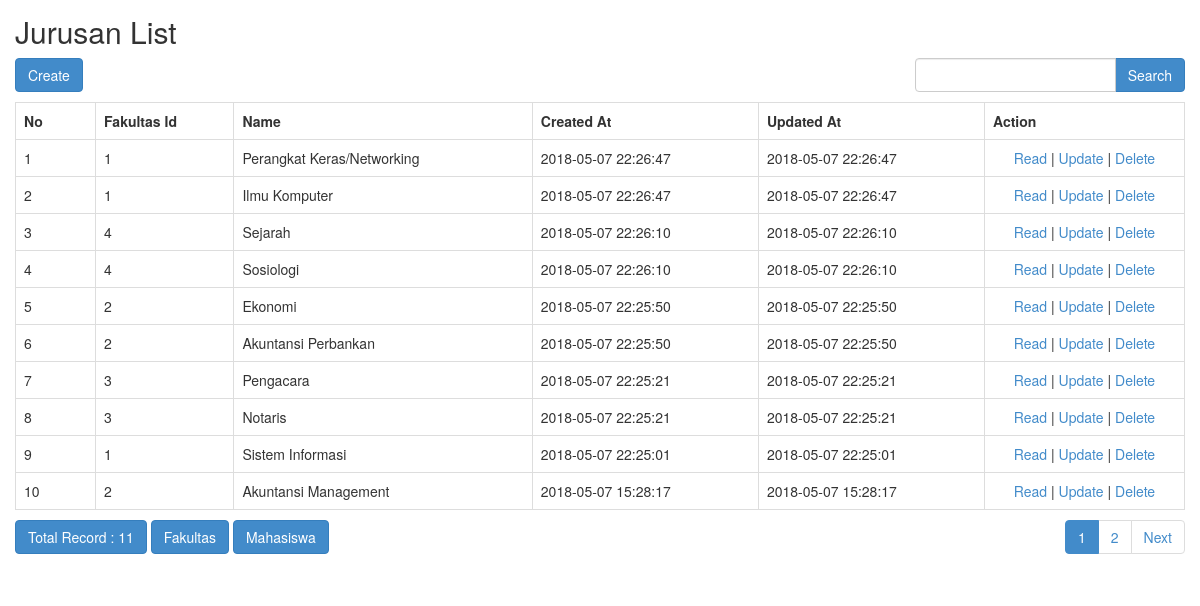
Page /index.php/jurusan on the committed database.
### tables this page shows
CREATE TABLE `jurusan` (
  `id` int(11) NOT NULL AUTO_INCREMENT,
  `fakultas_id` int(11) NOT NULL,
  `name` varchar(100) NOT NULL,
  `created_at` datetime DEFAULT CURRENT_TIMESTAMP,
  `updated_at` datetime DEFAULT CURRENT_TIMESTAMP ON UPDATE CURRENT_TIMESTAMP,
  PRIMARY KEY (`id`),
  UNIQUE KEY `name` (`name`),
  KEY `fakultas_id` (`fakultas_id`),
  CONSTRAINT `jurusan_ibfk_1` FOREIGN KEY (`fakultas_id`) REFERENCES `fakultas` (`id`)
);

### application/controllers/Jurusan.php (called while the page is built, shortened)
<?php
class Jurusan extends CI_Controller
{
    function __construct()
    {
        $this->load->model('Jurusan_model');
        $this->load->library('form_validation');
    }
    public function index()
    {
        $q = urldecode($this->input->get('q', TRUE));
        $start = intval($this->input->get('start'));
        if ($q <> '') {
            $config['base_url'] = base_url() . 'jurusan/index.html?q=' . urlencode($q);
            $config['first_url'] = base_url() . 'jurusan/index.html?q=' . urlencode($q);
        } else {
            $config['base_url'] = base_url() . 'jurusan/index.html';
            $config['first_url'] = base_url() . 'jurusan/index.html';
        }
        $config['per_page'] = 10;
        $config['page_query_string'] = TRUE;
        $config['total_rows'] = $this->Jurusan_model->total_rows($q);
        $jurusan = $this->Jurusan_model->get_limit_data($config['per_page'], $start, $q);
        $this->load->library('pagination');
        $this->pagination->initialize($config);
        $data = array(
            'jurusan_data' => $jurusan,
            'q' => $q,
            'pagination' => $this->pagination->create_links(),
            'total_rows' => $config['total_rows'],
            'start' => $start,
        );
        $this->load->view('jurusan/jurusan_list', $data);
    }
}

### index.php (called while the page is built, shortened)
<?php
require_once BASEPATH.'core/CodeIgniter.php';

### application/config/config.php (called while the page is built, shortened)
<?php
$config['base_url'] = '';
$config['index_page'] = '';
$config['uri_protocol']	= 'REQUEST_URI';
$config['url_suffix'] = '.html';
$config['language']	= 'english';
$config['charset'] = 'UTF-8';
$config['enable_hooks'] = FALSE;
$config['subclass_prefix'] = 'MY_';
$config['composer_autoload'] = FALSE;
$config['permitted_uri_chars'] = 'a-z 0-9~%.:_\-';
$config['enable_query_strings'] = FALSE;
$config['controller_trigger'] = 'c';
$config['function_trigger'] = 'm';
$config['directory_trigger'] = 'd';
$config['allow_get_array'] = TRUE;
$config['log_threshold'] = 0;
$config['log_path'] = '';
$config['log_file_extension'] = '';
$config['log_file_permissions'] = 0644;
$config['log_date_format'] = 'Y-m-d H:i:s';
$config['error_views_path'] = '';
$config['cache_path'] = '';
$config['cache_query_string'] = FALSE;
$config['encryption_key'] = 'harviacode';
$config['sess_driver'] = 'files';
$config['sess_cookie_name'] = 'ci_session';
$config['sess_expiration'] = 7200;
$config['sess_save_path'] = NULL;
$config['sess_match_ip'] = FALSE;
$config['sess_time_to_update'] = 300;
$config['sess_regenerate_destroy'] = FALSE;
$config['cookie_prefix']	= '';
$config['cookie_domain']	= '';
$config['cookie_path']		= '/';
$config['cookie_secure']	= FALSE;
$config['cookie_httponly'] 	= FALSE;
$config['standardize_newlines'] = FALSE;
$config['global_xss_filtering'] = FALSE;
$config['csrf_protection'] = FALSE;
$config['csrf_token_name'] = 'csrf_test_name';
$config['csrf_cookie_name'] = 'csrf_cookie_name';
$config['csrf_expire'] = 7200;
$config['csrf_regenerate'] = TRUE;
$config['csrf_exclude_uris'] = array();
$config['compress_output'] = FALSE;
$config['time_reference'] = 'local';
$config['rewrite_short_tags'] = FALSE;
$config['proxy_ips'] = '';

### application/models/Jurusan_model.php (called while the page is built, shortened)
<?php
class Jurusan_model extends CI_Model
{
    public $table = 'jurusan';
    public $id = 'id';
    public $order = 'DESC';
    function total_rows($q = NULL) {
        $this->db->like('id', $q);
	$this->db->or_like('fakultas_id', $q);
	$this->db->or_like('name', $q);
	$this->db->or_like('created_at', $q);
	$this->db->or_like('updated_at', $q);
	$this->db->from($this->table);
        return $this->db->count_all_results();
    }
    function get_limit_data($limit, $start = 0, $q = NULL) {
        $this->db->order_by($this->id, $this->order);
        $this->db->like('id', $q);
	$this->db->or_like('fakultas_id', $q);
	$this->db->or_like('name', $q);
	$this->db->or_like('created_at', $q);
	$this->db->or_like('updated_at', $q);
	$this->db->limit($limit, $start);
        return $this->db->get($this->table)->result();
    }
}

### application/views/jurusan/jurusan_list.php (the view, shortened to what this page needs)
<!doctype html>
<html>
    <head>
        <link rel="stylesheet" href="<?php echo base_url('assets/bootstrap/css/bootstrap.min.css') ?>"/>
    </head>
    <body>
        <h2 style="margin-top:0px">Jurusan List</h2>
        <div class="row" style="margin-bottom: 10px">
            <div class="col-md-4">
                <?php echo anchor(site_url('jurusan/create'),'Create', 'class="btn btn-primary"'); ?>
            </div>
            <div class="col-md-4 text-center">
            </div>
            <div class="col-md-1 text-right">
            </div>
            <div class="col-md-3 text-right">
                <form action="<?php echo site_url('jurusan/index'); ?>" class="form-inline" method="get">
                    <div class="input-group">
                        <input type="text" class="form-control" name="q" value="<?php echo $q; ?>">
                        <span class="input-group-btn">
                          <button class="btn btn-primary" type="submit">Search</button>
                        </span>
                    </div>
                </form>
            </div>
        </div>
        <table class="table table-bordered" style="margin-bottom: 10px">
            <tr>
                <th>No</th>
		<th>Fakultas Id</th>
		<th>Name</th>
		<th>Created At</th>
		<th>Updated At</th>
		<th>Action</th>
            </tr><?php
            foreach ($jurusan_data as $jurusan)
            {
                ?>
                <tr>
			<td width="80px"><?php echo ++$start ?></td>
			<td><?php echo $jurusan->fakultas_id ?></td>
			<td><?php echo $jurusan->name ?></td>
			<td><?php echo $jurusan->created_at ?></td>
			<td><?php echo $jurusan->updated_at ?></td>
			<td style="text-align:center" width="200px">
				<?php
				echo anchor(site_url('jurusan/read/'.$jurusan->id),'Read');
				echo ' | ';
				echo anchor(site_url('jurusan/update/'.$jurusan->id),'Update');
				echo ' | ';
				echo anchor(site_url('jurusan/delete/'.$jurusan->id),'Delete','onclick="javasciprt: return confirm(\'Are You Sure ?\')"');
				?>
			</td>
		</tr>
                <?php
            }
            ?>
        </table>
        <div class="row">
            <div class="col-md-6">
                <a href="#" class="btn btn-primary">Total Record : <?php echo $total_rows ?></a>
				<a href="/qwerty/fakultas/" class="btn btn-primary">Fakultas</a>
				<a href="/qwerty/student/" class="btn btn-primary">Mahasiswa</a>
	    </div>
            <div class="col-md-6 text-right">
                <?php echo $pagination ?>
            </div>
        </div>
    </body>
</html>

### application/config/pagination.php (shortened to what this page needs)
<?php  if ( ! defined('BASEPATH')) exit('No direct script access allowed');
$config['full_tag_open'] = '<nav><ul class="pagination" style="margin-top:0px">';
$config['full_tag_close'] = '</ul></nav>';
$config['next_tag_open'] = '<li>';
$config['next_tag_close'] = '</li>';
$config['cur_tag_open'] = '<li class="active"><a>';
$config['cur_tag_close'] = '</a></li>';
$config['num_tag_open'] = '<li>';
$config['num_tag_close'] = '</li>';

### application/views/jurusan/jurusan_list.php (style rules this page uses)
body { padding: 15px; }

### rows in the picture
jurusan: fakultas "1", name "Perangkat Keras/Networking", created_at "2018-05-07 22:26:47", updated_at "2018-05-07 22:26:47", id "Read", id "Update", id "Delete"
jurusan: fakultas "1", name "Ilmu Komputer", created_at "2018-05-07 22:26:47", updated_at "2018-05-07 22:26:47", id "Read", id "Update", id "Delete"
jurusan: fakultas "4", name "Sejarah", created_at "2018-05-07 22:26:10", updated_at "2018-05-07 22:26:10", id "Read", id "Update", id "Delete"
jurusan: fakultas "4", name "Sosiologi", created_at "2018-05-07 22:26:10", updated_at "2018-05-07 22:26:10", id "Read", id "Update", id "Delete"
jurusan: fakultas "2", name "Ekonomi", created_at "2018-05-07 22:25:50", updated_at "2018-05-07 22:25:50", id "Read", id "Update", id "Delete"
jurusan: fakultas "2", name "Akuntansi Perbankan", created_at "2018-05-07 22:25:50", updated_at "2018-05-07 22:25:50", id "Read", id "Update", id "Delete"
jurusan: fakultas "3", name "Pengacara", created_at "2018-05-07 22:25:21", updated_at "2018-05-07 22:25:21", id "Read", id "Update", id "Delete"
jurusan: fakultas "3", name "Notaris", created_at "2018-05-07 22:25:21", updated_at "2018-05-07 22:25:21", id "Read", id "Update", id "Delete"
jurusan: fakultas "1", name "Sistem Informasi", created_at "2018-05-07 22:25:01", updated_at "2018-05-07 22:25:01", id "Read", id "Update", id "Delete"
jurusan: fakultas "2", name "Akuntansi Management", created_at "2018-05-07 15:28:17", updated_at "2018-05-07 15:28:17", id "Read", id "Update", id "Delete"

### other values in the picture
anchor(site_url('jurusan/create'),'Create', 'class="btn btn-primary"') "Create"
$total_rows "11"
$pagination "1 2 Next"
